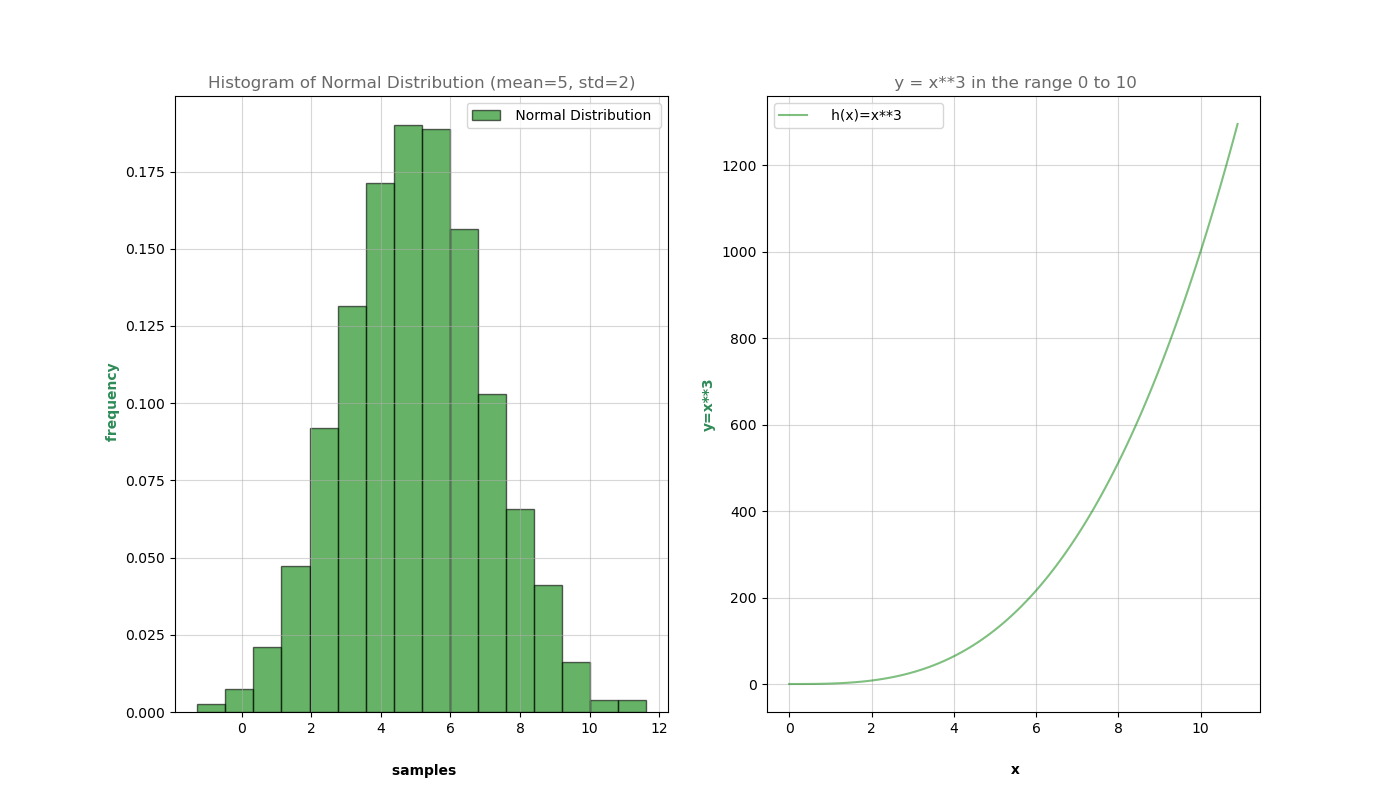

Python code for this plot:
# plottask.py
# this program when run, displays:
# a histogram of a normal distribution of a 1000 values with a mean of 5 and standard deviation of 2. 
# a plot of the function h(x)=x**3 in the range 0 to 10,
# Author : Maroua EL imame


# import modules
import numpy as np
import matplotlib.pyplot as plt

# generate random numbers corresponding to 1000 values with a mean of 5 and standard deviation of 2 and assigne a value 'random_numbers'
random_numbers = np.random.normal(loc=5, scale=2, size=1000)

# random.normal() method to get a normal data distribution where 'random' is the random module in NumPy and .normal() the function that random numbers from a normal distribution.
# loc   : mean (“centre”) of the distribution.
# scale : standard deviation (spread or “width”) of the distribution
# size  : samples

# I used the resource below to learn more about the normal distribution
# reference 8.1 : https://www.w3schools.com/python/numpy/numpy_random_normal.asp
# reference 8.2 : https://numpy.org/devdocs/reference/random/generated/numpy.random.normal.html#:~:text=numpy.random.normal%23,size%3DNone)

# documentations used to understand the different parameters of plots and hitogram method through the links below. 
# reference 8.3 : https://matplotlib.org/stable/api/_as_gen/matplotlib.pyplot.hist.html
# reference 8.4 : https://matplotlib.org/stable/tutorials/pyplot.html

# create a histogram of random numbers previously generated
# create a figure and axis
fig, ((ax1, ax2)) = plt.subplots(nrows=1, ncols=2, sharex=False, constrained_layout=False, sharey=False,  figsize=(14,8),)

# the following code will generate a histogram with specified parameters.
# #values  to be plotted (random_numbers)
# bins=16: this defines the number of equal-width bins in the range
# density=True: Normalize the histogram.
# facecolor=''  Set the color of the bars to green.
# alpha= ' used to set the transparency of the bars.

# method used to display Multiple Plots
# https://www.w3schools.com/Python/matplotlib_subplot.asp

#--------------------------------------------------------
# a . 1st plot 
# the figure has 1 row, 2 columns, and this plot is the first plot.
plt.subplot(1, 2, 1)
# plot a histogram
plt.hist(random_numbers, 16,density= True, label= " Normal Distribution ", facecolor='green', edgecolor ='k', alpha=0.6) 
# I added a grid ti simplify the reading
plt.grid(True, alpha=0.5)
# axis 
ax1.set_title("Histogram of Normal Distribution (mean=5, std=2)" , c='dimgrey')
ax1.set_xlabel(" samples", labelpad=20 ,fontsize=10 ,  weight='bold', c='k')
ax1.set_ylabel(" frequency",fontsize=10,  weight='bold', color="seagreen")

# add legend
plt.legend()
#--------------------------------------------------------

# b. second  plot
# plot of the function h(x)=x**3 in the range 0 to 10.

# values to be plotted
# np.arange(), generates a range of numbers starting from 0, going up but not including 11. I used this range so the value 10 is shown in the plot.
# the 0.1 is the step size or increment between each number in the generated array.
x = np.arange(0,11,0.1) 
y = x**3
 
# the figure has 1 row, 2 columns, and this plot is the second plot.
plt.subplot(1, 2, 2)
# plot
plt.plot(x,y, label="   h(x)=x**3        ", c='g', alpha=0.5) 
# I added a grid for easy lecture of corresponding point
plt.grid(True, alpha=0.5)
# axis 
ax2.set_title(" y = x**3 in the range 0 to 10", c='dimgrey')
ax2.set_xlabel(" x", labelpad=20, fontsize= 10 ,  weight='bold', c='k')
ax2.set_ylabel( "y=x**3",fontsize=10,  weight='bold', color="seagreen")

# addlegend
plt.legend()

# additional resource to make the axis labels look nice
# reference 8.5 : https://matplotlib.org/stable/api/text_api.html#matplotlib.text.Text.set_fontstyle:~:text=set_fontstyle(fontstyle,normal%27%2C%20%27italic%27%2C%20%27oblique%27%7D
# reference 8.6 : https://matplotlib.org/stable/api/_as_gen/matplotlib.figure.Figure.set_constrained_layout_pads.html
# reference 8.7 : https://matplotlib.org/stable/gallery/color/named_colors.html

# save the plots generated by this code
plt.savefig("plttask.png")

# show
plt.show()





